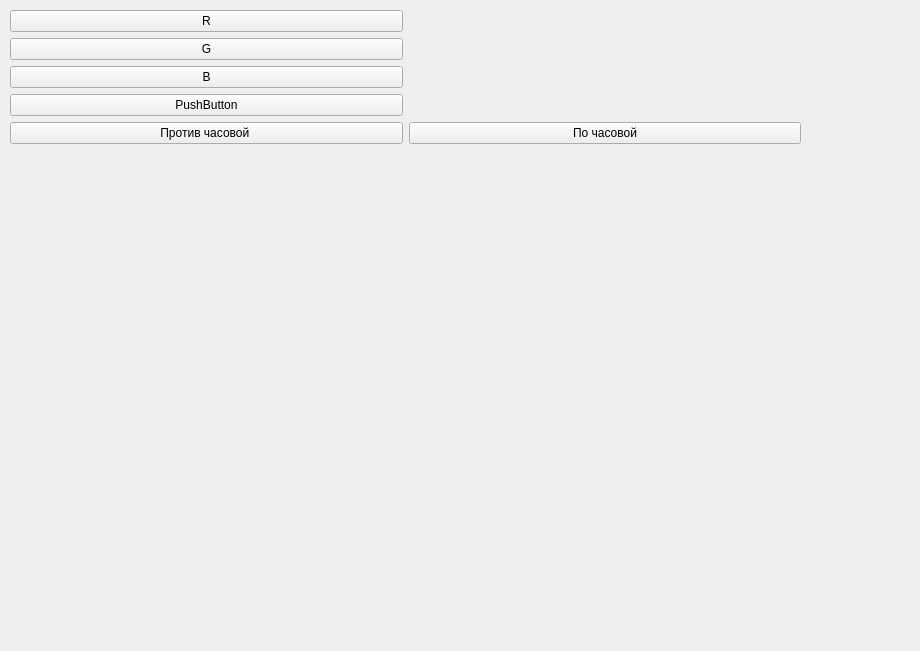
<?xml version="1.0" encoding="UTF-8"?>
<ui version="4.0">
 <class>Form</class>
 <widget class="QWidget" name="Form">
  <property name="geometry">
   <rect>
    <x>0</x>
    <y>0</y>
    <width>920</width>
    <height>651</height>
   </rect>
  </property>
  <property name="windowTitle">
   <string>Form</string>
  </property>
  <widget class="QWidget" name="verticalLayoutWidget_2">
   <property name="geometry">
    <rect>
     <x>10</x>
     <y>10</y>
     <width>791</width>
     <height>441</height>
    </rect>
   </property>
   <layout class="QVBoxLayout" name="verticalLayout_2">
    <item>
     <layout class="QHBoxLayout" name="horizontalLayout_2">
      <item>
       <layout class="QVBoxLayout" name="verticalLayout">
        <item>
         <widget class="QPushButton" name="r_btn">
          <property name="text">
           <string>R</string>
          </property>
         </widget>
        </item>
        <item>
         <widget class="QPushButton" name="g_btn">
          <property name="text">
           <string>G</string>
          </property>
         </widget>
        </item>
        <item>
         <widget class="QPushButton" name="b_btn">
          <property name="text">
           <string>B</string>
          </property>
         </widget>
        </item>
        <item>
         <widget class="QPushButton" name="pushButton_2">
          <property name="text">
           <string>PushButton</string>
          </property>
         </widget>
        </item>
       </layout>
      </item>
      <item>
       <widget class="QLabel" name="label">
        <property name="text">
         <string/>
        </property>
       </widget>
      </item>
     </layout>
    </item>
    <item>
     <layout class="QHBoxLayout" name="horizontalLayout">
      <item>
       <widget class="QPushButton" name="ccw">
        <property name="text">
         <string>Против часовой </string>
        </property>
       </widget>
      </item>
      <item>
       <widget class="QPushButton" name="cw">
        <property name="text">
         <string>По часовой</string>
        </property>
       </widget>
      </item>
     </layout>
    </item>
    <item>
     <spacer name="verticalSpacer">
      <property name="orientation">
       <enum>Qt::Vertical</enum>
      </property>
      <property name="sizeHint" stdset="0">
       <size>
        <width>198</width>
        <height>88</height>
       </size>
      </property>
     </spacer>
    </item>
   </layout>
  </widget>
 </widget>
 <resources/>
 <connections/>
</ui>
